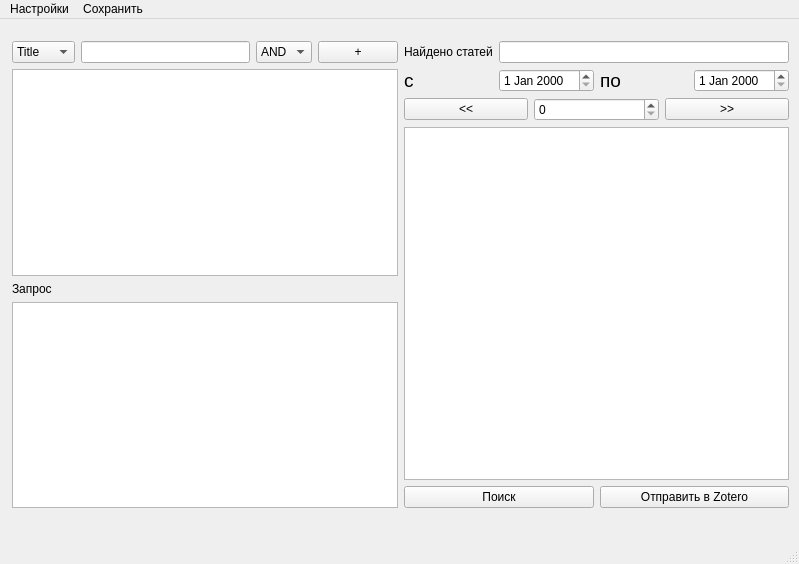
<?xml version="1.0" encoding="UTF-8"?>
<ui version="4.0">
 <class>MainWindow</class>
 <widget class="QMainWindow" name="MainWindow">
  <property name="geometry">
   <rect>
    <x>0</x>
    <y>0</y>
    <width>799</width>
    <height>564</height>
   </rect>
  </property>
  <property name="sizePolicy">
   <sizepolicy hsizetype="Minimum" vsizetype="Minimum">
    <horstretch>5</horstretch>
    <verstretch>0</verstretch>
   </sizepolicy>
  </property>
  <property name="windowTitle">
   <string>MainWindow</string>
  </property>
  <widget class="QWidget" name="centralwidget">
   <property name="enabled">
    <bool>true</bool>
   </property>
   <widget class="QWidget" name="gridLayoutWidget">
    <property name="geometry">
     <rect>
      <x>10</x>
      <y>20</y>
      <width>781</width>
      <height>471</height>
     </rect>
    </property>
    <layout class="QGridLayout" name="gridLayout">
     <property name="margin">
      <number>2</number>
     </property>
     <item row="0" column="0">
      <layout class="QVBoxLayout" name="verticalLayout_3">
       <item>
        <layout class="QHBoxLayout" name="horizontalLayout_4">
         <item>
          <widget class="QComboBox" name="comboBox_2">
           <item>
            <property name="text">
             <string>Title</string>
            </property>
           </item>
           <item>
            <property name="text">
             <string>All</string>
            </property>
           </item>
           <item>
            <property name="text">
             <string>MeSH</string>
            </property>
           </item>
          </widget>
         </item>
         <item>
          <widget class="QLineEdit" name="lineEdit_2"/>
         </item>
         <item>
          <widget class="QComboBox" name="comboBox">
           <item>
            <property name="text">
             <string>AND</string>
            </property>
           </item>
           <item>
            <property name="text">
             <string>OR</string>
            </property>
           </item>
           <item>
            <property name="text">
             <string>NOT</string>
            </property>
           </item>
          </widget>
         </item>
         <item>
          <widget class="QPushButton" name="pushButton_4">
           <property name="text">
            <string>+</string>
           </property>
          </widget>
         </item>
        </layout>
       </item>
       <item>
        <widget class="QTableView" name="tableView"/>
       </item>
       <item>
        <widget class="QLabel" name="label_4">
         <property name="text">
          <string>Запрос</string>
         </property>
        </widget>
       </item>
       <item>
        <widget class="QPlainTextEdit" name="plainTextEdit"/>
       </item>
      </layout>
     </item>
     <item row="0" column="1">
      <layout class="QVBoxLayout" name="verticalLayout_2">
       <item>
        <layout class="QHBoxLayout" name="horizontalLayout_2">
         <item>
          <widget class="QLabel" name="label">
           <property name="text">
            <string>Найдено статей</string>
           </property>
          </widget>
         </item>
         <item>
          <widget class="QLineEdit" name="lineEdit">
           <property name="echoMode">
            <enum>QLineEdit::Normal</enum>
           </property>
           <property name="readOnly">
            <bool>true</bool>
           </property>
          </widget>
         </item>
        </layout>
       </item>
       <item>
        <layout class="QHBoxLayout" name="horizontalLayout">
         <item>
          <widget class="QLabel" name="label_2">
           <property name="font">
            <font>
             <pointsize>14</pointsize>
             <weight>50</weight>
             <italic>false</italic>
             <bold>false</bold>
            </font>
           </property>
           <property name="text">
            <string>с</string>
           </property>
          </widget>
         </item>
         <item>
          <widget class="QDateEdit" name="dateEdit"/>
         </item>
         <item>
          <widget class="QLabel" name="label_3">
           <property name="font">
            <font>
             <pointsize>14</pointsize>
            </font>
           </property>
           <property name="text">
            <string>по</string>
           </property>
          </widget>
         </item>
         <item>
          <widget class="QDateEdit" name="dateEdit_2"/>
         </item>
        </layout>
       </item>
       <item>
        <layout class="QVBoxLayout" name="verticalLayout">
         <item>
          <layout class="QHBoxLayout" name="horizontalLayout_5">
           <item>
            <widget class="QPushButton" name="pushButton_6">
             <property name="text">
              <string>&lt;&lt;</string>
             </property>
            </widget>
           </item>
           <item>
            <widget class="QSpinBox" name="spinBox"/>
           </item>
           <item>
            <widget class="QPushButton" name="pushButton_5">
             <property name="text">
              <string>&gt;&gt;</string>
             </property>
            </widget>
           </item>
          </layout>
         </item>
         <item>
          <widget class="QListView" name="listView"/>
         </item>
         <item>
          <layout class="QHBoxLayout" name="horizontalLayout_3">
           <item>
            <widget class="QPushButton" name="pushButton_2">
             <property name="text">
              <string>Поиск</string>
             </property>
            </widget>
           </item>
           <item>
            <widget class="QPushButton" name="pushButton">
             <property name="text">
              <string>Отправить в Zotero</string>
             </property>
            </widget>
           </item>
          </layout>
         </item>
        </layout>
       </item>
      </layout>
     </item>
    </layout>
   </widget>
  </widget>
  <widget class="QMenuBar" name="menubar">
   <property name="geometry">
    <rect>
     <x>0</x>
     <y>0</y>
     <width>799</width>
     <height>25</height>
    </rect>
   </property>
   <widget class="QMenu" name="menu">
    <property name="title">
     <string>Настройки</string>
    </property>
    <addaction name="action_Zotero"/>
    <addaction name="action_PubMed"/>
   </widget>
   <widget class="QMenu" name="menu_2">
    <property name="title">
     <string>Сохранить</string>
    </property>
    <addaction name="action_2"/>
   </widget>
   <addaction name="menu"/>
   <addaction name="menu_2"/>
  </widget>
  <widget class="QStatusBar" name="statusbar"/>
  <action name="action_Zotero">
   <property name="text">
    <string>Настройки Zotero</string>
   </property>
  </action>
  <action name="action">
   <property name="text">
    <string>Сохранить результат в bib</string>
   </property>
  </action>
  <action name="action_2">
   <property name="text">
    <string>Сохранить запрос</string>
   </property>
  </action>
  <action name="action_PubMed">
   <property name="text">
    <string>Настройки PubMed</string>
   </property>
  </action>
 </widget>
 <resources/>
 <connections/>
</ui>
